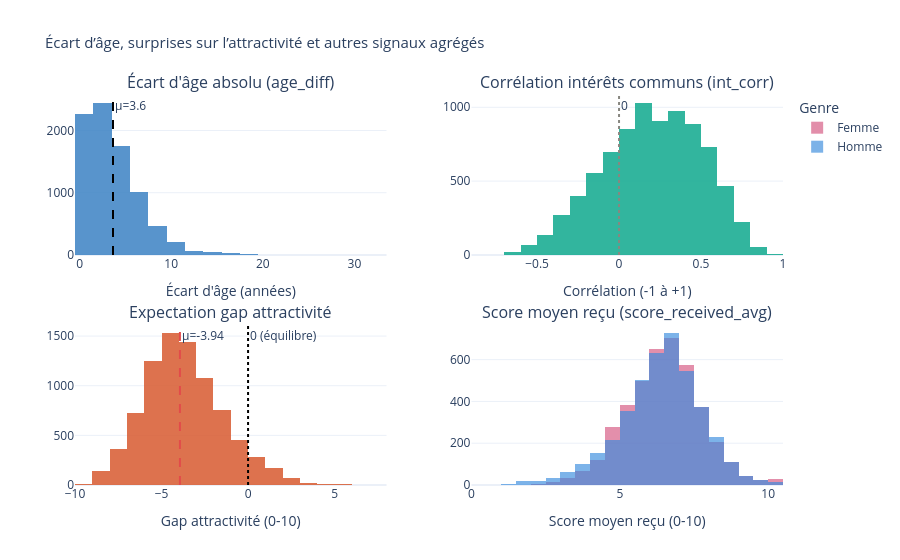

The notebook cell this image was saved under:
### Code cell
# =============================================================================
# INDICATEURS COMPOSÉS
# =============================================================================
print("\n" + "─" * 65)
print("Âge relatif, attentes vs réalité, signaux agrégés")
print("─" * 65)

df["age_diff"] = (df["age"] - df["age_o"]).abs()
df["attr_expectation_gap"] = (df["attr1_1"] - df["attr_o"]).round(2)
df["attr_received_avg"] = df.groupby("iid")["attr_o"].transform("mean").round(2)
df["score_received_avg"] = df[SCORE_OTHER].mean(axis=1).round(2)
df["score_given_avg"] = df[SCORE_SELF].mean(axis=1).round(2)

print(f"\nage_diff (écart d'âge absolu) :")
print(f"Moyenne : {df['age_diff'].mean():.2f} ans  |  Médiane : {df['age_diff'].median():.1f} ans")
print(f"75% des paires ont moins de {df['age_diff'].quantile(0.75):.0f} ans d'écart")
 
print(f"\nint_corr (corrélation des intérêts communs) :")
print(f"Moyenne : {df['int_corr'].mean():.3f}  |  Plage : [{df['int_corr'].min():.2f}, {df['int_corr'].max():.2f}]")
print(f"match=0 : {df[df['match']==0]['int_corr'].mean():.3f}  |  match=1 : {df[df['match']==1]['int_corr'].mean():.3f}")
print(f"=> Différence faible : les intérêts communs ont peu d'impact sur le match")
 
print(f"\nattr_expectation_gap (attractivité voulue T1 - attractivité reçue soirée) :")
print(f"Moyenne : {df['attr_expectation_gap'].mean():.2f}  (négatif = reçoit MOINS que ce qu'il voulait)")
print(f"Médiane : {df['attr_expectation_gap'].median():.2f}")
print(f"=> {(df['attr_expectation_gap'] < 0).mean()*100:.0f}% des participants reçoivent moins d'attractivité qu'espéré")
print(f"=> Les participants surestiment souvent ce qu’ils pensent mériter")
 
print(f"\nsamerace :")
print(f"match=0 : {df[df['match']==0]['samerace'].mean()*100:.1f}% même race")
print(f"match=1 : {df[df['match']==1]['samerace'].mean()*100:.1f}% même race")
print(f"=> La proximité d’origine raciale change peu entre match et non-match")
 
fig_u6 = make_subplots(
    rows=2, cols=2,
    subplot_titles=[
        "Écart d'âge absolu (age_diff)",
        "Corrélation intérêts communs (int_corr)",
        "Expectation gap attractivité",
        "Score moyen reçu (score_received_avg)"
    ],
    vertical_spacing=0.18, horizontal_spacing=0.12,
)
 
# age_diff
fig_u6.add_trace(go.Histogram(
    x=df["age_diff"], nbinsx=25,
    marker_color=C["blue"], opacity=0.85, showlegend=False,
), row=1, col=1)
fig_u6.add_vline(x=df["age_diff"].mean(), line_dash="dash", line_color="black",
    annotation_text=f"μ={df['age_diff'].mean():.1f}", row=1, col=1)
 
# int_corr
fig_u6.add_trace(go.Histogram(
    x=df["int_corr"], nbinsx=30,
    marker_color=C["teal"], opacity=0.85, showlegend=False,
), row=1, col=2)
fig_u6.add_vline(x=0, line_dash="dot", line_color=C["neutral"],
    annotation_text="0", row=1, col=2)
 
# attr_expectation_gap
fig_u6.add_trace(go.Histogram(
    x=df["attr_expectation_gap"], nbinsx=30,
    marker_color=C["coral"], opacity=0.85, showlegend=False,
), row=2, col=1)
fig_u6.add_vline(x=0, line_dash="dot", line_color="black",
    annotation_text="0 (équilibre)", row=2, col=1)
fig_u6.add_vline(x=df["attr_expectation_gap"].mean(), line_dash="dash",
    line_color=C["no_match"],
    annotation_text=f"μ={df['attr_expectation_gap'].mean():.2f}", row=2, col=1)
 
# score_received_avg
for genre, clr in [("Femme", C["female"]), ("Homme", C["male"])]:
    sub = df[df["gender_label"] == genre]
    fig_u6.add_trace(go.Histogram(
        x=sub["score_received_avg"], nbinsx=25,
        name=genre, marker_color=clr, opacity=0.65,
    ), row=2, col=2)
 
fig_u6.update_layout(
    title="Écart d’âge, surprises sur l’attractivité et autres signaux agrégés",
    height=560, plot_bgcolor="white", title_font_size=15,
    margin=dict(t=95, b=75, l=75, r=45),
    barmode="overlay", legend_title="Genre",
)
fig_u6.update_xaxes(title_text="Écart d'âge (années)", row=1, col=1)
fig_u6.update_xaxes(title_text="Corrélation (-1 à +1)", row=1, col=2)
fig_u6.update_xaxes(title_text="Gap attractivité (0-10)", row=2, col=1)
fig_u6.update_xaxes(title_text="Score moyen reçu (0-10)", row=2, col=2)
fig_u6.show()

### Figure 1 — Plotly figure (JSON) as saved in the notebook; plotly's stock layout.template omitted (floating-point values rounded to 4 significant figures; data arrays with more than 128 entries replaced by an {"elided": "..."} marker saying what was removed)
{"data": [{"marker": {"color": "#3B82C4"}, "nbinsx": 25, "opacity": 0.85, "showlegend": false, "type": "histogram", "x": {"elided": "8283 float values"}, "xaxis": "x", "yaxis": "y"}, {"marker": {"color": "#0FA98E"}, "nbinsx": 30, "opacity": 0.85, "showlegend": false, "type": "histogram", "x": {"elided": "8283 float values"}, "xaxis": "x2", "yaxis": "y2"}, {"marker": {"color": "#D85A30"}, "nbinsx": 30, "opacity": 0.85, "showlegend": false, "type": "histogram", "x": {"elided": "8283 float values"}, "xaxis": "x3", "yaxis": "y3"}, {"marker": {"color": "#D4537E"}, "name": "Femme", "nbinsx": 25, "opacity": 0.65, "type": "histogram", "x": {"elided": "4119 float values"}, "xaxis": "x4", "yaxis": "y4"}, {"marker": {"color": "#378ADD"}, "name": "Homme", "nbinsx": 25, "opacity": 0.65, "type": "histogram", "x": {"elided": "4164 float values"}, "xaxis": "x4", "yaxis": "y4"}], "layout": {"annotations": [{"font": {"size": 16}, "showarrow": false, "text": "Écart d'âge absolu (age_diff)", "x": 0.22, "xanchor": "center", "xref": "paper", "y": 1, "yanchor": "bottom", "yref": "paper"}, {"font": {"size": 16}, "showarrow": false, "text": "Corrélation intérêts communs (int_corr)", "x": 0.78, "xanchor": "center", "xref": "paper", "y": 1, "yanchor": "bottom", "yref": "paper"}, {"font": {"size": 16}, "showarrow": false, "text": "Expectation gap attractivité", "x": 0.22, "xanchor": "center", "xref": "paper", "y": 0.41, "yanchor": "bottom", "yref": "paper"}, {"font": {"size": 16}, "showarrow": false, "text": "Score moyen reçu (score_received_avg)", "x": 0.78, "xanchor": "center", "xref": "paper", "y": 0.41, "yanchor": "bottom", "yref": "paper"}, {"showarrow": false, "text": "μ=3.6", "x": 3.646, "xanchor": "left", "xref": "x", "y": 1, "yanchor": "top", "yref": "y domain"}, {"showarrow": false, "text": "0", "x": 0, "xanchor": "left", "xref": "x2", "y": 1, "yanchor": "top", "yref": "y2 domain"}, {"showarrow": false, "text": "0 (équilibre)", "x": 0, "xanchor": "left", "xref": "x3", "y": 1, "yanchor": "top", "yref": "y3 domain"}, {"showarrow": false, "text": "μ=-3.94", "x": -3.938, "xanchor": "left", "xref": "x3", "y": 1, "yanchor": "top", "yref": "y3 domain"}], "barmode": "overlay", "height": 560, "legend": {"title": {"text": "Genre"}}, "margin": {"b": 75, "l": 75, "r": 45, "t": 95}, "plot_bgcolor": "white", "shapes": [{"line": {"color": "black", "dash": "dash"}, "type": "line", "x0": 3.646, "x1": 3.646, "xref": "x", "y0": 0, "y1": 1, "yref": "y domain"}, {"line": {"color": "#888780", "dash": "dot"}, "type": "line", "x0": 0, "x1": 0, "xref": "x2", "y0": 0, "y1": 1, "yref": "y2 domain"}, {"line": {"color": "black", "dash": "dot"}, "type": "line", "x0": 0, "x1": 0, "xref": "x3", "y0": 0, "y1": 1, "yref": "y3 domain"}, {"line": {"color": "#E24B4A", "dash": "dash"}, "type": "line", "x0": -3.938, "x1": -3.938, "xref": "x3", "y0": 0, "y1": 1, "yref": "y3 domain"}], "title": {"font": {"size": 15}, "text": "Écart d’âge, surprises sur l’attractivité et autres signaux agrégés"}, "xaxis": {"anchor": "y", "domain": [0, 0.44], "title": {"text": "Écart d'âge (années)"}}, "xaxis2": {"anchor": "y2", "domain": [0.56, 1], "title": {"text": "Corrélation (-1 à +1)"}}, "xaxis3": {"anchor": "y3", "domain": [0, 0.44], "title": {"text": "Gap attractivité (0-10)"}}, "xaxis4": {"anchor": "y4", "domain": [0.56, 1], "title": {"text": "Score moyen reçu (0-10)"}}, "yaxis": {"anchor": "x", "domain": [0.59, 1]}, "yaxis2": {"anchor": "x2", "domain": [0.59, 1]}, "yaxis3": {"anchor": "x3", "domain": [0, 0.41]}, "yaxis4": {"anchor": "x4", "domain": [0, 0.41]}}}
